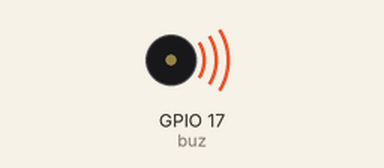
Simulated run of this program. Board: Raspberry Pi (BCM pin numbers). On the bench: buzzer (waves = sounding, pin HIGH).

Above: at 0.15 s.
Timing chart, 0 to 3.0 s (numbered marks = the images above):
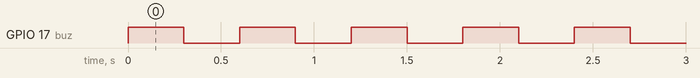

Measured:
- by itself, GPIO 17 (buz): alternates HIGH for 0.30 s and LOW for 0.30 s

The program:

buzzer.py
```python
from gpiozero import Buzzer
from time import sleep

buz= Buzzer(17)

while True:
    buz.on()
    sleep(0.3)
    buz.off()
    sleep(0.3)
```
